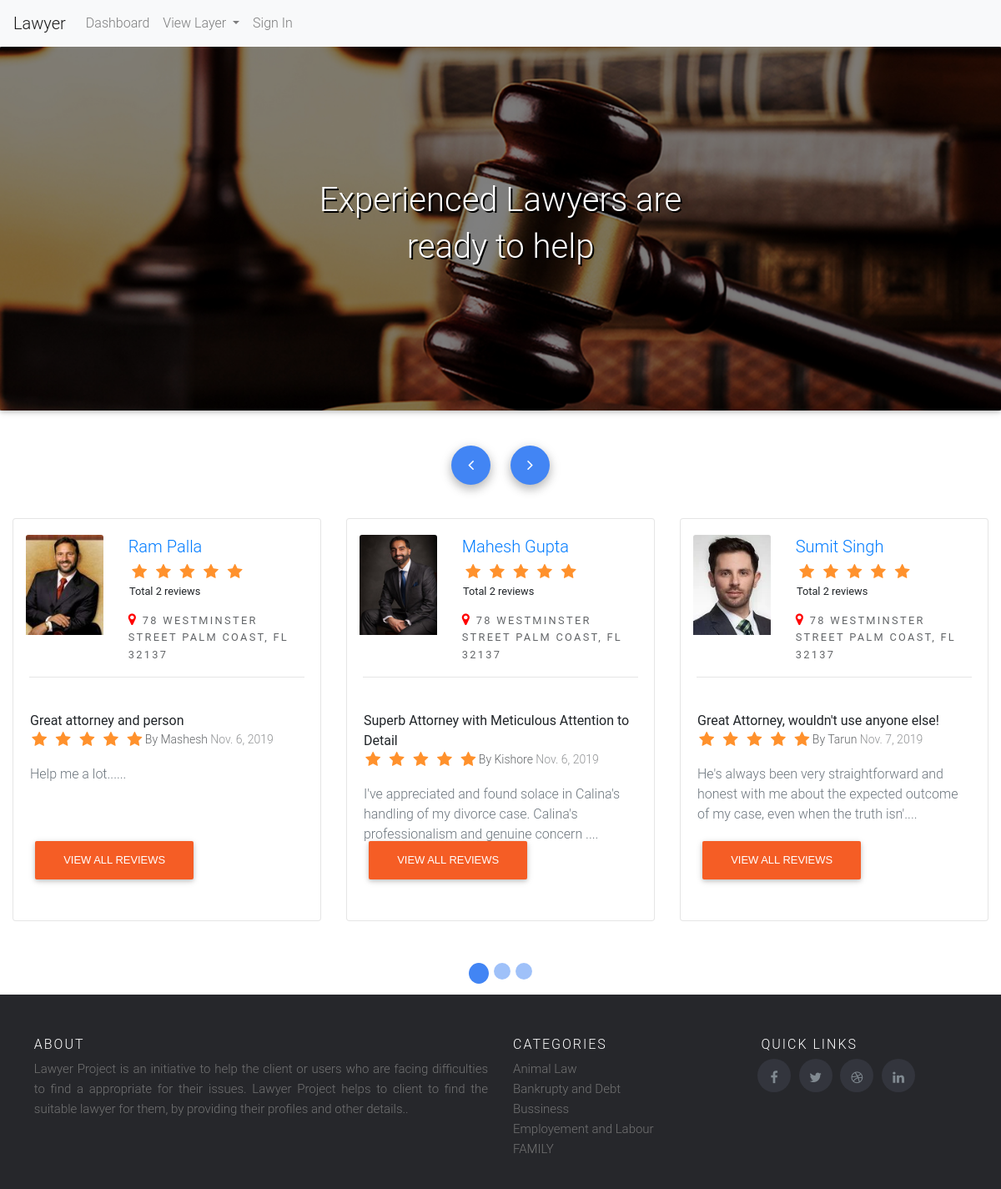
The page / on the database its author committed.
### lawyer/models.py (models this page shows, shortened)
class Lawyer(models.Model):
    YEAR = (
        ('2019', '2019'),
        ('2018', '2018'),
        ('2017', '2017'),
        ('2016', '2016'),
        ('2015', '2015'),
        ('2014', '2014'),
        ('2013', '2013'),
        ('2012', '2012'),
        ('2011', '2011'),
        ('2010', '2010'),
        ('2009', '2009'),
        ('2008', '2008'),
        ('2007', '2007'),
        ('2006', '2006'),
        ('2005', '2005'),
        ('2004', '2004'),
        ('2003', '2003'),
        ('2002', '2002'),
        ('2001', '2001'),
        ('2000', '2000'),
    )
    user = models.OneToOneField(User,on_delete=models.CASCADE)
    address1 = models.CharField(max_length=400,blank=False,null=False,validators=[
        RegexValidator(regex='(^[A-Za-z0-9]+|,| |/|[A-Za-z]+)+[A-Za-z0-9]+|,| |$',message='Enter Valid Address1')
    ])
    address2 = models.CharField(max_length=400,blank=False,null=False,validators=[
        RegexValidator(regex='(^[A-Za-z0-9]+|,| |/|[A-Za-z]+)+[A-Za-z0-9]+|,| |$',message='Enter Valid Address2')
    ])
    city = models.CharField(max_length=128,blank=False,null=False,validators=[
        RegexValidator(regex='[A-Za-z]{2}[a-z]+$',message='City should only contain letters and mustcontains atleast 2 chracters..')
    ])
    state = models.ForeignKey(State,on_delete=models.CASCADE,null=False,blank=False)
    zipcode = models.CharField(max_length=128,blank=False,null=False,validators=[
        RegexValidator(regex='^[0-9]{6}$',message='Enter Valid Zipcode')
    ])
    phone_number = models.CharField(max_length=128,blank=False,null=False,validators=[
        RegexValidator(regex='^[6|7|8|9]+[0-9]{9}$',message='Enter 10 digit number')
    ])
    license_in = models.ForeignKey(State,on_delete=models.CASCADE,blank=False,null=False,related_name='license_id')
    license_id = models.CharField(max_length=128,blank=False,null=False,validators=[
        RegexValidator(regex='^[A-Za-z0-9]*$',message='Enter Valid License Id')
    ])
    year_admitted = models.CharField(choices=YEAR,max_length=128,blank=False,null=False,)
    profile_image = models.ImageField(upload_to='profile_images',blank=False,null=False,)

class Review_Lawyer(models.Model):
    lawyer_id = models.ForeignKey(Lawyer,on_delete=models.CASCADE, blank=False, null=False)
    user = models.ForeignKey(User,on_delete=models.CASCADE, blank=False, null=False)
    title = models.CharField(max_length=228, blank=False, null=False)
    review = models.CharField(max_length=5000, blank=False, null=False)
    rating = models.IntegerField(blank=False)
    date = models.DateField(blank=False, null=False,auto_now_add=True)
    class Meta:
        verbose_name_plural = 'Review Lawyer'

class Practice_area(models.Model):
    practice = models.CharField(max_length=128,blank=True, null=True)
    class Meta:
        verbose_name_plural = 'Practice Area'

### lawyer/views.py (the view)
# urls.py: path('',views.index,name='index'),
def index(request):
    lawyer = Lawyer.objects.all()
    review_lawyer = Review_Lawyer.objects.all()
    review_count = Review_Lawyer.objects.values('lawyer_id__user_id').annotate(dcount=Count('review'))
    return render(request,'client/index.html',{'lawyer':lawyer,'review_lawyer':review_lawyer,'review_count':review_count})

### lawyer/templatetags/practice_menu.py (called while the page is built)
def practice_area():
    practice = Practice_area.objects.all()
    return practice

### templates/client/index.html (shortened to what this page needs)
{% extends 'client/base.html' %} {% load staticfiles %} {% block body_block %}
<div class="jumbotron jumbotron bg-cover">
    <div class="overlay"></div>
    <h1>Experienced Lawyers are</h1>
    <h1>ready to help</h1>
</div>
<div id="multi-item-example" class="carousel slide carousel-multi-item" data-ride="carousel">
    <div class="controls-top">
        <a class="btn-floating" href="#multi-item-example" data-slide="prev"><i class="fa fa-angle-left"></i></a>
        <a class="btn-floating" href="#multi-item-example" data-slide="next"><i class="fa fa-angle-right"></i></a>
    </div>
    <ol class="carousel-indicators">
        <li data-target="#multi-item-example" data-slide-to="0" class="active"></li>
        <li data-target="#multi-item-example" data-slide-to="1"></li>
        <li data-target="#multi-item-example" data-slide-to="2"></li>
    </ol>
    <div class="carousel-inner" role="listbox">
        <div class="carousel-item active">
            {% for l in lawyer %}
            <div class="col-md-4">
                <div class="card mb-2">
                    <div class='row'>
                        <div class='col-sm-4'>
                            <a href='{% url "lawyer_profile" l.user.id %}'><img class="card-img-top" src="{{ MEDIA_URL }}/{{ l.profile_image }}" alt="Card image cap" height='120px'></a>
                        </div>
                        <div class='col-sm-8'>
                            <h2 class='lawyer_name_review'><a href='{% url "lawyer_profile" l.user.id %}'>{{l.user.first_name}} {{l.user.last_name}}</a></h2>
                            <div class='rating-stars' style='margin-left:-18%;margin-top:-1%;'>
                                <ul id='stars'>
                                    <li class='star' title='Poor' data-value='1' value='Poor'>
                                        <i class='fa fa-star fa-fw'></i>
                                    </li>
                                    <li class='star' title='Fair' data-value='2'>
                                        <i class='fa fa-star fa-fw'></i>
                                    </li>
                                    <li class='star' title='Good' data-value='3'>
                                        <i class='fa fa-star fa-fw'></i>
                                    </li>
                                    <li class='star' title='Excellent' data-value='4'>
                                        <i class='fa fa-star fa-fw'></i>
                                    </li>
                                    <li class='star' title='WOW!!!' data-value='5'>
                                        <i class='fa fa-star fa-fw'></i>
                                    </li>
                                    <li class='star'>
                                        {% for c in review_count %} {% if l.user_id == c.lawyer_id__user_id%}
                                        <small>Total {{c.dcount}} reviews</small> {% endif %} {% endfor %}
                                    </li>
                                </ul>
                            </div>
                            <i class="fa fa-map-marker marker-icon-css"></i><strong class='lawyer_address_review'>{{l.address1}}</strong>
                        </div>
                    </div>
                    <hr>
                    <div class='row'>
                        <div class="card-body">
                            <div style='height:150px'>
                                {% for r in review_lawyer %} {% if l.user.id == r.lawyer_id.user.id %} {% ifchanged l.user.id %} {% comment %} {% if forloop.counter == forloop.parentloop.counter %} {% endcomment %}
                                <strong>{{r.title}}</strong>
                                <section class='rating-widget'>
                                    <div class='row'>
                                        <div class='rating-stars' style='margin-left:-6%;'>
                                            <ul>
                                                {% for i in "x"|rjust:r.rating %}
                                                <li class='star'>
                                                    <i class='star fa fa-star fa-fw'></i>
                                                </li>
                                                {% endfor %}
                                            </ul>
                                        </div>
                                        <div class='text-muted-review'>By {{r.user.first_name}} <span class='text-muted-review'> {{r.date}}</span></div>
                                    </div>
                                    <div>
                                        <p class='text-muted dashboard-review'>
                                            {{r.review|slice:':120'}}....
                                    </div>
                                </section>
                                {% endifchanged %} {% endif %} {% endfor %}
                            </div>
                            <a class="btn btn-primary" href='{% url "viewall_review_lawyer" l.user.id %}'>View All Reviews</a>
                        </div>
                    </div>
                </div>
            </div>
            {% if forloop.counter|divisibleby:3 and not forloop.last %}
        </div>
            {% endif %} {% endfor %}
    </div>
</div>
{% endblock %}

### templates/client/base.html (shortened to what this page needs)
<html>
{% load staticfiles %}
{% load crispy_forms_tags %}
{% load practice_menu %}
{% load profile_tag %}
<head>
    <link href='{% static "css/bootstrap.css" %}' rel='stylesheet' />
    <link href='{% static "css/style.css" %}' rel='stylesheet' />
    <link href='{% static "css/carousel.css" %}' rel='stylesheet' />
    <link href='{% static "css/glyphicon.css" %}' rel='stylesheet' />
    <link rel="stylesheet" href="https://cdnjs.cloudflare.com/ajax/libs/font-awesome/4.7.0/css/font-awesome.min.css">
</head>
<body>
    <nav class="navbar navbar-expand-lg navbar-light bg-light">
        <a class="navbar-brand" href="#">Lawyer
        </a>
        <div class="collapse navbar-collapse" id="navbarSupportedContent">
            <ul class="navbar-nav mr-auto">
                <li class="nav-item">
                    <a class="nav-link" href="{% url 'index' %}">Dashboard<span class="sr-only">(current)</span></a>
                </li>
                <li class="nav-item dropdown">
                    <a class="nav-link dropdown-toggle" href="http://example.com" id="navbarDropdownMenuLink" data-toggle="dropdown" aria-haspopup="true" aria-expanded="false">
                        View Layer
                    </a>
                            {% practice_area as practice %}
                </li>
                {% if user.is_authenticated and user.is_staff %}
                 <li class="nav-item">
                    <a class="nav-link" href="{% url 'change_password' %}">Change Password<span class="sr-only"></span></a>
                </li>
                <li class="nav-item">
                    <a class="nav-link" href="{% url 'logout' %}">Sign Out <span class="sr-only"></span></a>
                </li>
                {% elif not user.is_authenticated %}
                   <li class="nav-item">
                    <a class="nav-link" href="{% url 'login' %}">Sign In </a>
                </li>
                {% endif %}
            </ul>
        </div>
    </nav>
    {% block body_block %} {% endblock %}
<footer class="site-footer" style='margin-top:3%;'>
    <div class="container">
        <div class="row">
            <div class="col-sm-12 col-md-6">
                <h6>About</h6>
                <p class="text-justify">Lawyer Project is an initiative to help the client or users who are facing difficulties to find a appropriate for their issues.
                Lawyer Project helps to client to find the suitable lawyer for them, by providing their profiles and other details..
                </p>
            </div>
            <div class="col-xs-6 col-md-3">
                <h6>Categories</h6>
                <ul class="footer-links">
                 {% practice_area as practice %}
                    {% for i in practice %}
                     <li><a class="dropdown-item-footer" href="{% url 'view_lawyers' %}?practice_area={{i.practice}}">{{i.practice}}</a></li>
                 {% endfor %}
                </ul>
            </div>
            <div class="col-xs-6 col-md-3">
                <h6 style='margin-left:4%;'>Quick Links</h6>
               <ul class="social-icons">
                    <li><a class="facebook" href="https://www.facebook.com/"><i class="fa fa-facebook" style='margin-top:35%;'></i></a></li>
                    <li><a class="twitter" href="https://www.twitter.com/"><i class="fa fa-twitter" style='margin-top:35%;'></i></a></li>
                    <li><a class="dribbble" href="https://www.dribble.com/"><i class="fa fa-dribbble" style='margin-top:35%;'></i></a></li>
                    <li><a class="linkedin" href="https://www.linkedin.com/"><i class="fa fa-linkedin" style='margin-top:35%;'></i></a></li>
                </ul>
            </div>
        </div>
    </div>
</footer>
</body>
</html>

### static/css/style.css (style rules this page uses)
.jumbotron { background-color: white; }
.card { border: 1px solid rgba(0, 0, 0, 0.1); padding: 1.2rem; margin-bottom: 1.2rem; background-color: white; }
.row { margin-left: -1.2rem; margin-right: -1.2rem; }
.btn-primary, .btn.btn.btn-primary, .btn.btn.btn-default, .btn-default { background-color: #F55D25; color: white; font-family: "Circular", Helvetica, sans-serif; border-color: #F55D25; }
p { overflow-wrap: break-word; word-wrap: break-word; word-break: break-word; margin: 0 0 0.75em; }
.text-muted { opacity: 1; color: #777777 }
.bg-cover { background-image: url('../images/law.jpg'); }
.jumbotron { text-align: center; padding-top: 10rem; padding-bottom: 10rem; text-shadow: 2px 2px #000; }
.bg-cover { background-size: cover; color: white; background-position: center center; position: relative; z-index: -2; }
.overlay { background-color: #000; opacity: 0.5; position: absolute; top: 0; left: 0; bottom: 0; right: 0; z-index: -1; }
.lawyer_name_review { font-size: 1.25em; line-height: 1.4; color: #008CC9; overflow-wrap: break-word; word-wrap: break-word; word-break: break-word; font-style: bold; }
.lawyer_address_review { font-size: 0.8rem !important; opacity: 0.7; letter-spacing: 0.18em; line-height: 1.57143; text-transform: uppercase; }
.card { border: 1px solid rgba(0, 0, 0, 0.1); padding: 1.2rem; }
.text-muted-review { opacity: 0.7; font-size: 14px; }
.rating-stars ul { list-style-type: none; padding-left: -50px; }
.rating-stars ul>li.star { display: inline-block; }
.rating-stars ul>li.star>i.fa { font-size: 1.2em; color: #FF912C; }
.marker-icon-css { color: red; padding-right: 8px; font-size: 14px; }
.site-footer { background-color: #26272b; padding: 45px 0 20px; font-size: 15px; line-height: 24px; color: #737373; }
.site-footer h6 { color: #fff; font-size: 16px; text-transform: uppercase; margin-top: 5px; letter-spacing: 2px }
.site-footer a { color: #737373; }
.footer-links { padding-left: 0; list-style: none }
.footer-links li { display: block }
.footer-links a { color: #737373 }
.site-footer .social-icons a { width: 40px; height: 40px; line-height: 40px; margin-left: 6px; margin-right: 0; border-radius: 100%; background-color: #33353d }
.social-icons { padding-left: 0; margin-bottom: 0; list-style: none }
.social-icons li { display: inline-block; margin-bottom: 4px }
.social-icons a { background-color: #eceeef; color: #818a91; font-size: 16px; display: inline-block; line-height: 44px; width: 44px; height: 44px; text-align: center; margin-right: 8px; border-radius: 100%; -webkit-transition: all .2s linear; -o-transition: all .2s linear; transition: all .2s linear }

### templates/client/index.html (style rules this page uses)
.rating-stars ul { list-style-type: none; padding-left: -50px; }
.rating-stars ul>li.star { display: inline-block; }
.rating-stars ul>li.star>i.fa { font-size: 1.2em; color: #FF912C; }

### rows shown on the page
Lawyer: profile_image (picture), user.first_name "Ram", user.last_name "Palla", dcount "2", address1 "78 WESTMINSTER STREET PALM COAST, FL 32137"
Review_Lawyer: title "Great attorney and person", rating 5 (drawn), user.first_name "Mashesh", date "Nov. 6, 2019", review "Help me a lot.."
Lawyer: profile_image (picture), user.first_name "Mahesh", user.last_name "Gupta", dcount "2", address1 "78 WESTMINSTER STREET PALM COAST, FL 32137"
Review_Lawyer: title "Superb Attorney with Meticulous Attention to Detail", rating 5 (drawn), user.first_name "Kishore", date "Nov. 6, 2019", review "I've appreciated and found solace in Calina's handling of my divorce case. Calina's professionalism and genuine concern"
Lawyer: profile_image (picture), user.first_name "Sumit", user.last_name "Singh", dcount "2", address1 "78 WESTMINSTER STREET PALM COAST, FL 32137"
Review_Lawyer: title "Great Attorney, wouldn't use anyone else!", rating 5 (drawn), user.first_name "Tarun", date "Nov. 7, 2019", review "He's always been very straightforward and honest with me about the expected outcome of my case, even when the truth isn'"
Practice_area: practice "Animal Law"
Practice_area: practice "Bankrupty and Debt"
Practice_area: practice "Bussiness"
Practice_area: practice "Employement and Labour"
Practice_area: practice "FAMILY"
